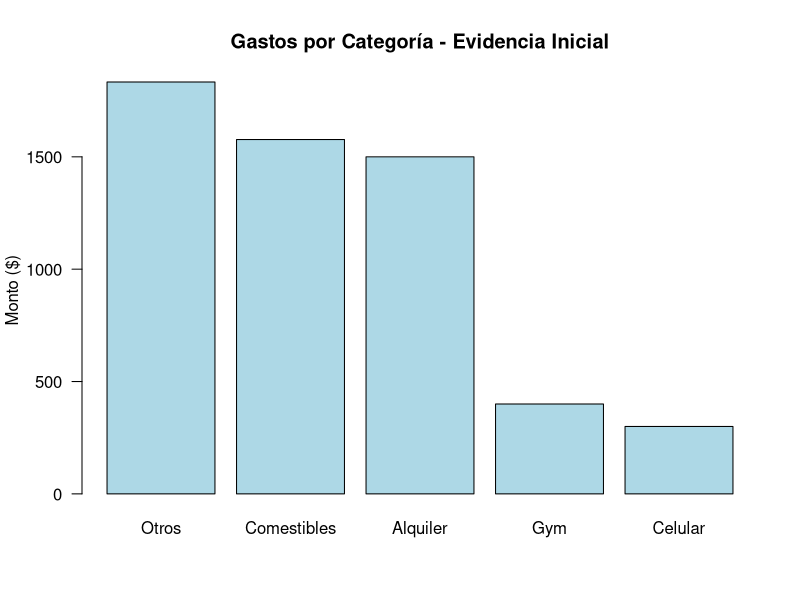

Here is the R script that generated this plot:
# ==============================================================================
# UNIDAD DE APRENDIZAJE: DISEÑOS EXPERIMENTALES
# TRABAJO: Laboratorio 1 - Vectores de Gastos y Tipos de Variables
# Estudiante: Braulio Antonio García Flores
# ==============================================================================

# 1. Definición del vector de gastos mensuales en pesos
gastos <- c(Alquiler = 1500, Celular = 300, Comestibles = 1577, Gym = 400, Otros = 1833)

# 2. Ordenar los elementos de mayor a menor gasto para análisis descriptivo
gastos_ordenados <- sort(gastos, decreasing = TRUE)
print(gastos_ordenados)

# 3. Visualización de los datos mediante un gráfico de barras
barplot(gastos_ordenados, 
        main = "Gastos por Categoría - Evidencia Inicial", 
        col = "lightblue",
        las = 1,
        ylab = "Monto ($)")
